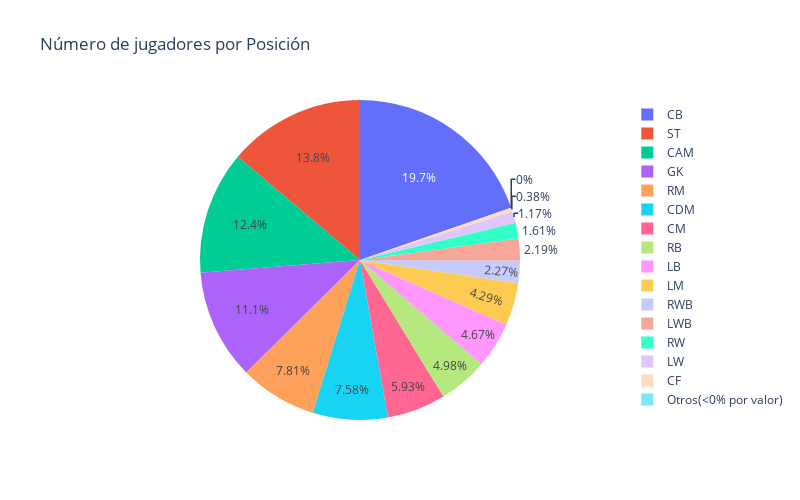

This figure's notebook cell:
### Code cell
plot_pie_count(df, 'Position', percent_limit=0, title = 'Número de jugadores por Posición')

### Figure 1 — Plotly figure (JSON) as saved in the notebook; plotly's stock layout.template omitted (floating-point values rounded to 4 significant figures)
{"data": [{"labels": ["CB", "ST", "CAM", "GK", "RM", "CDM", "CM", "RB", "LB", "LM", "RWB", "LWB", "RW", "LW", "CF", "Otros(<0% por valor)"], "type": "pie", "values": [3631, 2549, 2291, 2053, 1438, 1396, 1092, 917, 860, 790, 418, 404, 296, 215, 70, 0]}], "layout": {"height": 500, "title": {"text": "Número de jugadores por Posición"}, "width": 800}}
